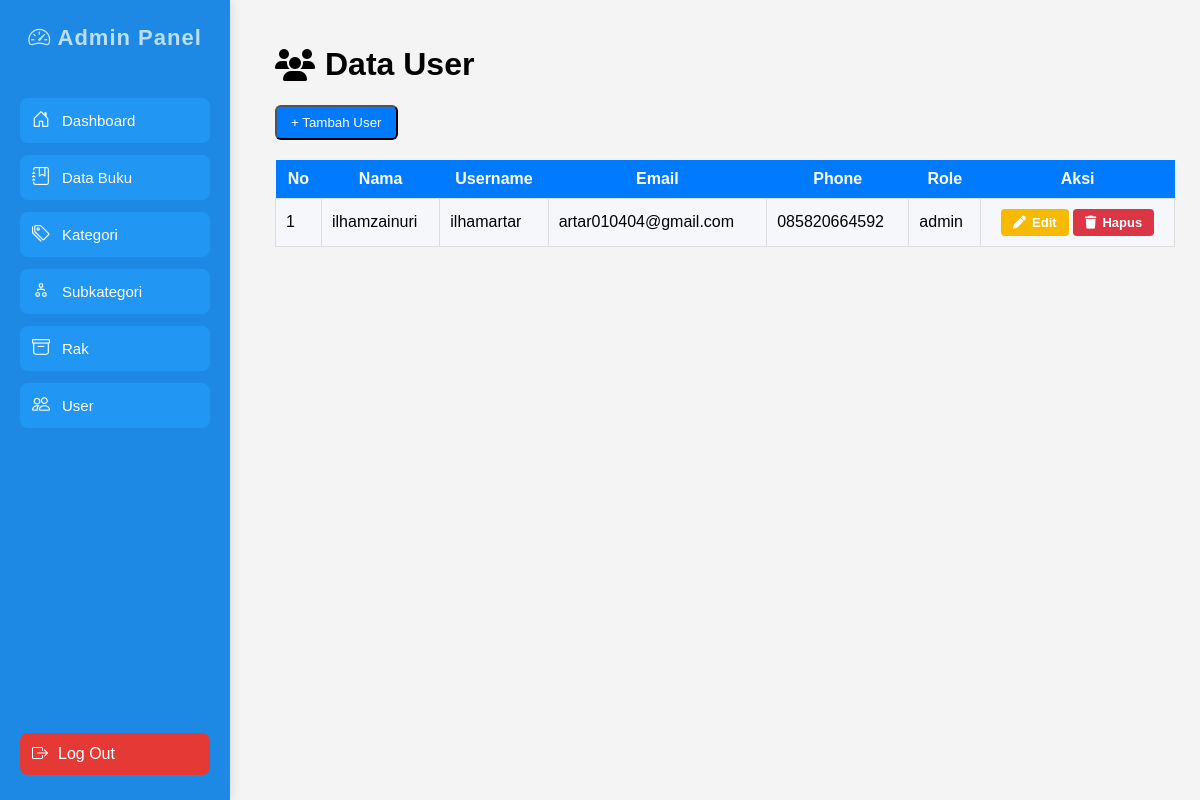
The app's page /cms/user.php, older data.
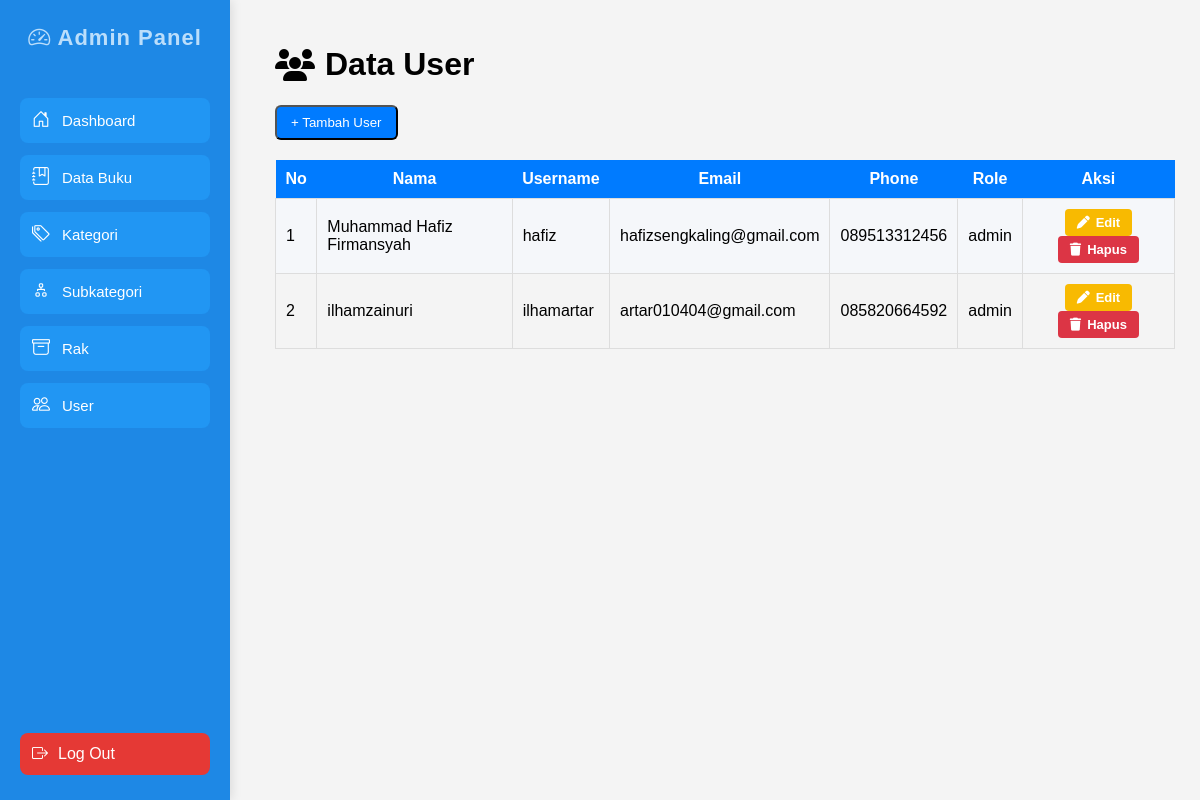
The same page, newer data.
### tables this page shows
CREATE TABLE `useracc` (
  `userId` int(11) NOT NULL,
  `name` varchar(50) NOT NULL,
  `username` varchar(20) NOT NULL,
  `email` text NOT NULL,
  `password` varchar(20) NOT NULL,
  `phone` varchar(15) NOT NULL,
  `role` enum('admin') NOT NULL
);

### cms/user.php (the view, shortened to what this page needs)
<?php
include '../config/koneksi2.php';
?>
<!DOCTYPE html>
<html>
<head>
    <link rel="stylesheet" href="https://cdnjs.cloudflare.com/ajax/libs/font-awesome/6.5.0/css/all.min.css">
</head>
<body>
    <?php include 'sidebar.php'; ?>
    <div class="content">
        <h1 style="display:flex; align-items:center; gap:10px;">
            <i class="fa fa-users"></i> Data User
        </h1>
        <button class="btn" onclick="toggleForm()">+ Tambah User</button>
        <table>
            <tr>
                <th>No</th>
                <th>Nama</th>
                <th>Username</th>
                <th>Email</th>
                <th>Phone</th>
                <th>Role</th>
                <th>Aksi</th>
            </tr>
            <?php
            $no = 1;
            $q = mysqli_query($koneksi, "SELECT * FROM useracc ORDER BY userId DESC");
            while ($r = mysqli_fetch_assoc($q)) {
            ?>
                <tr>
                    <td><?= $no++; ?></td>
                    <td><?= htmlspecialchars($r['name']); ?></td>
                    <td><?= htmlspecialchars($r['username']); ?></td>
                    <td><?= htmlspecialchars($r['email']); ?></td>
                    <td><?= htmlspecialchars($r['phone']); ?></td>
                    <td><?= htmlspecialchars($r['role']); ?></td>
                    <td class="aksi-btn">
                        <a href="user.php?edit=<?= $r['userId']; ?>"
                            class="btn-aksi btn-edit">
                            <i class="fa fa-pen"></i> Edit
                        </a>
                        <a href="user.php?hapus=<?= $r['userId']; ?>"
                            class="btn-aksi btn-hapus"
                            onclick="return confirm('Hapus user ini?')">
                            <i class="fa fa-trash"></i> Hapus
                        </a>
                    </td>
                </tr>
            <?php } ?>
        </table>
    </div>
</body>
</html>

Row changes from the older to the newer data that the page shows:
added useracc: name "Muhammad Hafiz Firmansyah", username "hafiz", email "hafizsengkaling@gmail.com", phone "089513312456", role "admin"
